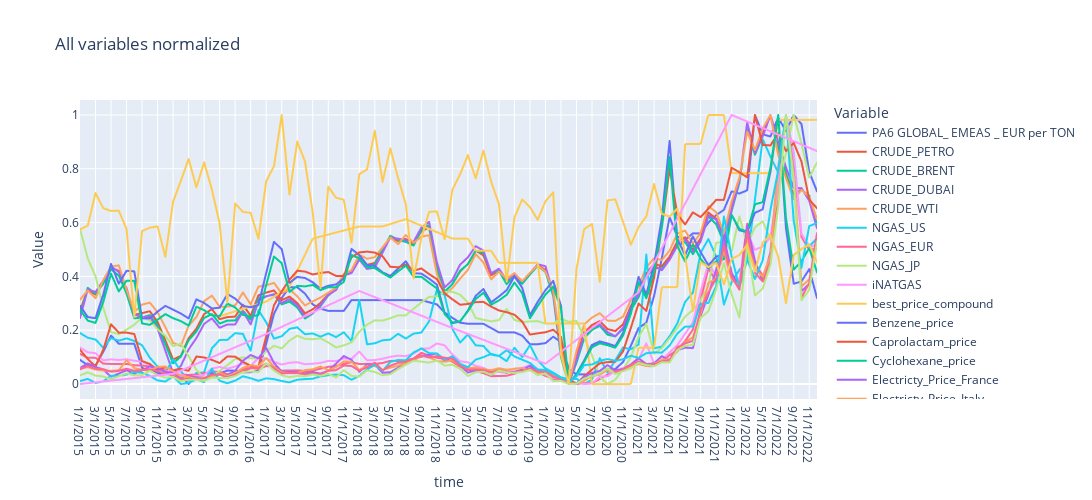

The cell this chart's notebook holds for it:
### Markdown cell above
**Let us first look at the evolution of all of our variables. We are interested in observing common trends and correlations, so we will first rescale/normalize our variables so they range from 0 to 1, and then we will inspect them groupwise**

### Code cell
scaler = MinMaxScaler()
df_normalized = pd.DataFrame(scaler.fit_transform(data), index=data.index, columns=data.columns)
df_melted = df_normalized.reset_index().melt(id_vars=df_normalized.index.name, var_name='Variable', value_name='Value')
fig = px.line(df_melted, x=df_normalized.index.name, y='Value', color='Variable', title='All variables normalized')
fig.update_layout(width=1300, height=500)
fig.show()
